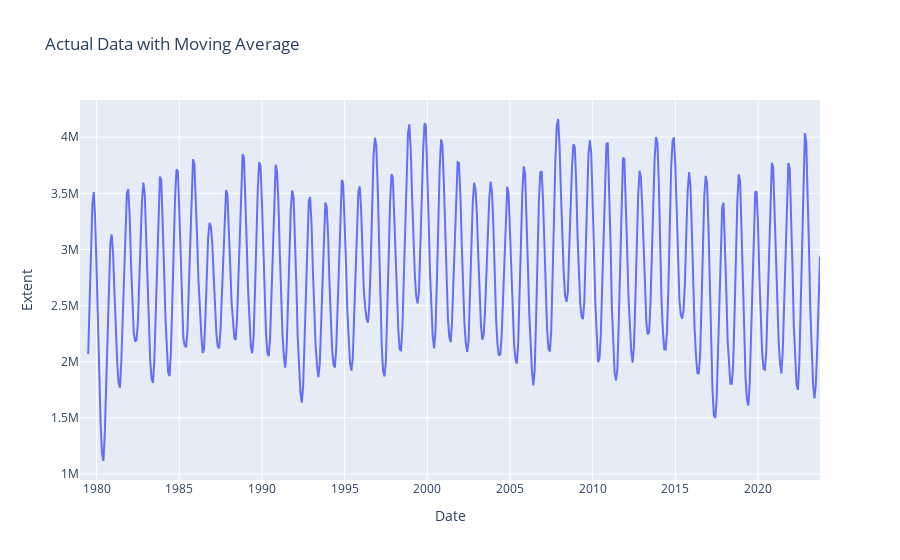

The cell this chart's notebook holds for it:
### Code cell
fp.plot_df(Ross_Extent)

### Figure 1 — Plotly figure (JSON) as saved in the notebook; plotly's stock layout.template omitted (floating-point values rounded to 4 significant figures; data arrays with more than 128 entries replaced by an {"elided": "..."} marker saying what was removed)
{"data": [{"hovertemplate": "Date: %{x}<br>Extent: %{y}", "mode": "lines", "name": "Extent", "type": "scatter", "x": {"elided": "538 str values"}, "y": {"elided": "538 float values"}}], "layout": {"title": {"text": "Actual Data with Moving Average"}, "xaxis": {"title": {"text": "Date"}}, "yaxis": {"title": {"text": "Extent"}}}}
